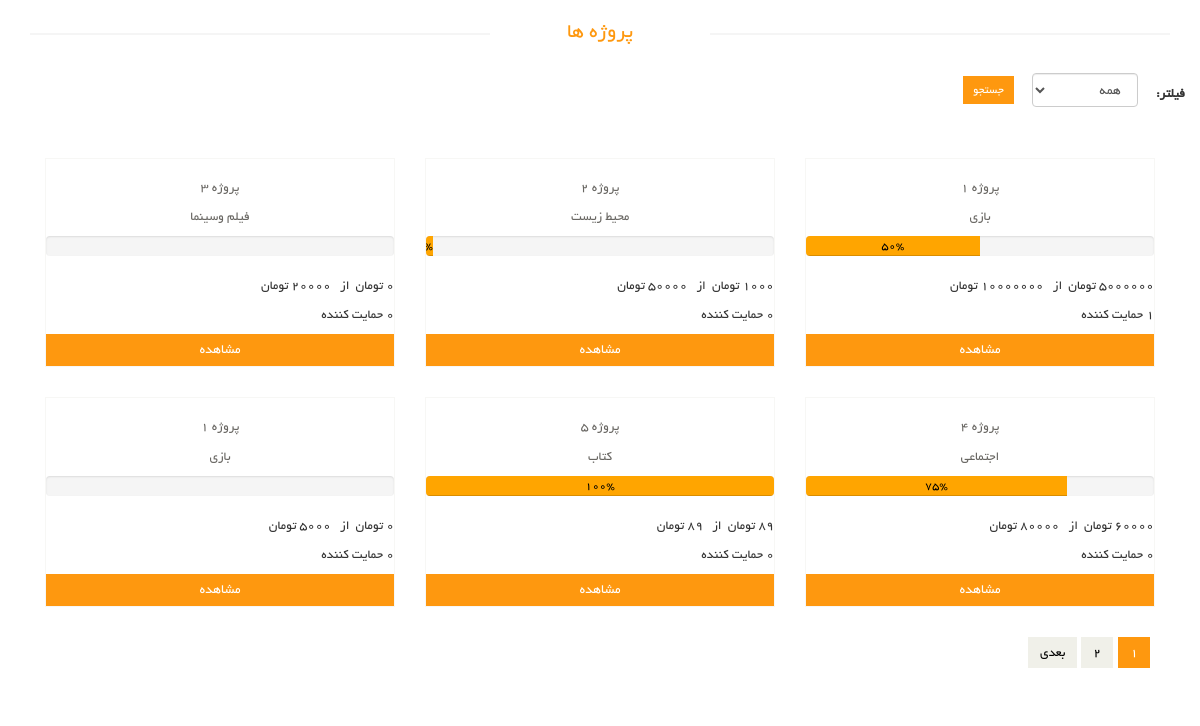
/projects/, run on the app's committed database.
### hami_projects/models.py (models this page shows, shortened)
class Project (models.Model):
    name = models.CharField(max_length=25,verbose_name='عنوان مدیریتی', blank=True, null=True)
    name_show = models.CharField(max_length=25,verbose_name='عنوان قابل نمایش')
    creator = models.ForeignKey(User, on_delete=models.CASCADE, verbose_name='صاحب پروژه')
    Groups = models.ForeignKey(Group, on_delete=models.CASCADE, verbose_name='دسته بندی')
    discribtion = models.TextField(max_length=250, verbose_name='شرح مدیریتی',  blank=True, null=True,)
    discribtion_show = models.TextField(max_length=250, verbose_name='شرح قابل نمایش')
    order = models.IntegerField(verbose_name='وزن', blank=True, null=True)
    budget = models.PositiveIntegerField(verbose_name='مبلغ مورد نیاز')
    Currentـbudget = models.PositiveIntegerField(verbose_name='مبلغ جمع شده', blank=True, null=True, default=0)
    needed_time =  models.DateField(verbose_name='مدت زمان مورد نیاز ')
    site = models.CharField(max_length=35, verbose_name='سایت')
    email = models.CharField(max_length=35, verbose_name='ایمیل')
    logo = models.ImageField(upload_to=None, blank=True, null=True, verbose_name='عکس کاور')
    status = models.CharField(max_length=35, choices=status, verbose_name='وضعیت', default='disable')
    objects = ProjectManager()
    class Meta:
        verbose_name = 'پروژه'
        verbose_name_plural = 'پروژه ها'
    def supports(self):
        return str(self.support_set.count())
    def percent(self):
        return (int((self.Currentـbudget * 100)/self.budget))
    def get_absolute_url(self):
        return f"/projects/{self.id}"

class Group (models.Model):
    title = models.CharField(max_length=120, verbose_name='عنوان')
    slug = models.CharField(max_length=120, verbose_name='عنوان مدیریتی', null=True, blank=True)
    discribtion = models.TextField(verbose_name='توضیحات')
    image = models.ImageField(upload_to=None, blank=True, null=True, verbose_name='عکس ')
    def __str__(self):
        return self.title
    class Meta:
        verbose_name = 'دسته بندی'
        verbose_name_plural = 'دسته بندی ها'

### hami_projects/views.py (the view)
# urls.py: path('projects/', ProjectsList.as_view()),
class ProjectsList(ListView):
    template_name = 'projects_list.html'
    paginate_by = 6
    def get_queryset(self):
        return Project.objects.all()

### hami_projects/templates/projects_list.html (shortened to what this page needs)
{% extends 'shared/_MainLayout.html' %}
{% load static %}
{% load render_partial %}
{% block content %}
    <section>
        <div class="container">
            <div class="row">
                <h2 id="projects-list" class="title text-center">پروژه ها</h2>
                <form id="filter-form" action="filter" method="get" class="form-inline">
                    <label for="sort" class="control-label">فیلتر:</label>
                    <div class="form-group">
                        <div class="col-sm-12 text-right">
                            <select name="sort" id="sort" class="form-control">
                                <option value="all" selected="&quot;selected&quot;">همه</option>
                            </select>
                        </div>
                    </div>
                    <input type="submit" value="جستجو" class="btn btn-sm btn-primary"></button>
                </form>
                <div class="col-sm-12">
                    <div class="features_items">
                        {% for project in page_obj %}
                        <div class="col-sm-4">
                            <div class="product-image-wrapper">
                                <div class="single-products">
                                    <div class="productinfo text-center">
                                        <p>{{ project.name_show }}</p>
                                        <p>{{ project.Groups }}</p>
                                    </div>
                                    <div  class="progress pull-left  text-center " style="width: 100%;">
                                        <div id="progres" class="progress-bar " role="progressbar" style="width:{{project.percent}}%;color:black;" aria-valuenow="25" aria-valuemin="0" aria-valuemax="100">{{project.percent}}%</div>
                                    </div>
                                    <br><br>
                                    <div class="flex-row">
                                        <p class="pull-right"><span> {{project.Currentـbudget}} تومان &nbsp</span></p>
                                        <p class="pr-3"><span> از </span class=""><span>&nbsp {{ project.budget }} تومان </span></p>
                                        <p class=""><span> {{project.supports}}</span> حمایت کننده </p>
                                        <a class="btn btn-primary btn-block" href="{{ project.get_absolute_url }}">مشاهده </a>
                                    </div>
                                    <div class="product-overlay">
                                        <div class="overlay-content">
                                        </div>
                                    </div>
                                </div>
                            </div>
                        </div>
                        {% endfor %}
                        <div class="clearfix"></div>
                        <ul class="pagination">
                            {% for page in paginator.page_range %}
                                {% if page == page_obj.number %}
                                    <li class="active"><a href="?page={{ page }}">{{ page }}</a></li>
                                {% else %}
                                    <li><a href="?page={{ page }}">{{ page }}</a></li>
                                {% endif %}
                            {% endfor %}
                            {% if page_obj.has_next %}
                                <li><a href="?page={{ page_obj.next_page_number }}">بعدی</a></li>
                            {% endif %}
                        </ul>
                    </div>
                </div>
            </div>
        </div>
    </section>
{% endblock %}

### templates/shared/_MainLayout.html (shortened to what this page needs)
{% load static %}
{% load render_partial %}
<!DOCTYPE html>
<html lang="en">
<head>
    {% include 'shared/_HeaderReferences.html' %}
</head>
<body>
{% block content %}{% endblock %}
</body>
</html>

### templates/shared/_HeaderReferences.html (shortened to what this page needs)
{% load static %}
<link href="{% static 'css/bootstrap.min.css' %}" rel="stylesheet">
<link href="{% static 'css/font-awesome.min.css' %}" rel="stylesheet">
<link href="{% static 'css/prettyPhoto.css' %}" rel="stylesheet">
<link href="{% static 'css/price-range.css' %}" rel="stylesheet">
<link href="{% static 'css/animate.css' %}" rel="stylesheet">
<link href="{% static 'css/main.css' %}" rel="stylesheet">
<link href="{% static 'css/responsive.css' %}" rel="stylesheet">

### templates/shared/_FooterReferences.html (shortened to what this page needs)
{% load static %}

### assets/css/main.css (style rules this page uses)
body { font-family: 'BYekan'; font-size: 10pt; position: relative; font-weight: normal; direction: rtl; }
ul li { list-style: none; }
a { -webkit-transition: 300ms; -moz-transition: 300ms; -o-transition: 300ms; transition: 300ms; }
h1, h2, h3, h4, h5, h6 { font-family: 'BYekan', sans-serif; }
#progres { background-color: orange !important; }
#projects-list { padding-top: 20px !important; }
.left-sidebar h2:after, h2.title:after { content: " "; position: absolute; border: 1px solid #f5f5f5; bottom:8px; right: 0; width: 100%; height: 0; z-index: -2; }
h2.title:before { content: " "; position: absolute; background: #fff; bottom: -6px; width: 220px; height: 30px; z-index: -1; right: 50%; margin-right: -110px; }
.features_items { overflow:hidden; }
h2.title { color: #FE980F; font-family: 'BYekan', sans-serif; font-size: 16pt; font-weight: 400; margin: 0 15px; text-transform: uppercase; margin-bottom: 30px; position: relative; }
.product-image-wrapper { border:1px solid #F7F7F5; overflow: hidden; margin-bottom:30px; }
.single-products { position: relative; }
.productinfo p { font-family: 'BYekan', sans-serif; font-size: 10pt; font-weight: 400; color: #696763; }
.productinfo { position:relative; }
.product-overlay { background:#FE980F; top: 0; display: none; height: 0; position: absolute; transition: height 500ms ease 0s; width: 100%; display: block; }
.product-overlay .overlay-content { bottom: 0; position: absolute; bottom: 0; text-align: center; width: 100%; }
.pagination { display: inline-block; margin-bottom: 25px; margin-top: 0; padding-right: 15px; }
.pagination li:first-child a, .pagination li:first-child span { border-bottom-left-radius: 0; border-top-left-radius: 0; margin-left: 0; }
.pagination li:last-child a, .pagination li:last-child span { border-bottom-right-radius: 0; border-top-right-radius: 0; }
.pagination .active a, .pagination .active span, .pagination .active a:hover, .pagination .active span:hover, .pagination .active a:focus, .pagination .active span:focus { background-color: #FE980F; border-color: #FE980F; color: #FFFFFF; cursor: default; z-index: 2; }
.pagination li a, .pagination li span { background-color: #f0f0e9; border: 0; float: left; line-height: 1.42857; margin-left: -1px; padding: 6px 12px; position: relative; text-decoration: none; margin-right: 5px; color:#000; }
.chose_area input, select, textarea { background: #F0F0E9; border:0; color: #696763; padding: 6px; width: 100%; border-radius: 0; resize: none }
.btn.btn-primary { background:#FE980F; border: 0 none; border-radius: 0; }
#filter-form { margin-bottom:50px !important; }

### data on the page
Project: name_show "پروژه ۱", Groups "بازی", percent "50", Currentـbudget "5000000", budget "10000000", supports "1"
Project: name_show "پروژه 2", Groups "محیط زیست", Currentـbudget "1000", budget "50000", supports "0"
Project: name_show "پروژه 3", Groups "فیلم وسینما", Currentـbudget "0", budget "20000", supports "0"
Project: name_show "پروژه 4", Groups "اجتماعی", percent "75", Currentـbudget "60000", budget "80000", supports "0"
Project: name_show "پروژه 5", Groups "کتاب", percent "100", Currentـbudget "89", budget "89", supports "0"
Project: name_show "پروژه ۱", Groups "بازی", Currentـbudget "0", budget "5000", supports "0"

### other printed values
{{ page }} "1"
{{ page }} "2"
